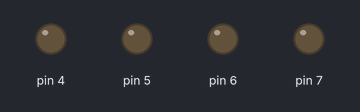
Recording of a sketch running on a simulated Arduino Uno, built with avr-gcc and run on an emulated ATmega328P. Parts: output pins drawn as LEDs (lit = HIGH).

Above: at 0.05 s.
At 1.25 s:
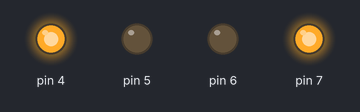
At 2.5 s:
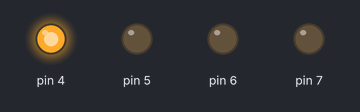
At 3.7 s:
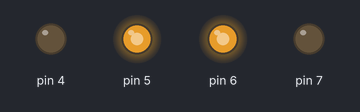
At 4.95 s:
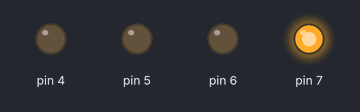
Timing chart, 0 to 6.5 s (numbered marks = the images above):
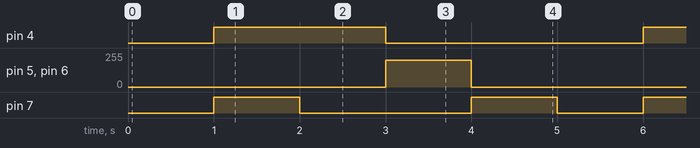

Measured:
- by itself, pin 4: alternates HIGH for 2.0 s and LOW for 3.0 s
- by itself, pin 5, pin 6: alternates 200/255 for 1.0 s and 0/255 for 4.0 s
- by itself, pin 7: repeats every 5.0 s: LOW 2.0 s, HIGH 1.0 s, LOW 1.0 s, HIGH 1.0 s

The sketch:

test_runmotor.ino
```cpp
#include <Servo.h> // library Servo
#include <AFMotor.h> // library Motor
AF_DCMotor motor1(4,0); // MotorRight analog5
AF_DCMotor motor2(5,0); // MotorRight analog5
AF_DCMotor motor3(6,0); // MotorLight analog6
AF_DCMotor motor4(7,0); // MotorLight analog7

void setup() {
  Serial.begin(9600);  // set serial ultrasonic
}

void loop() {
  // put your main code here, to run repeatedly:
  moveStop();
  delay(1000);
  moveForward();
  delay(1000);
  turnRight();
  delay(1000);
  moveBackward();
  delay(1000);
  turnLeft();
  delay(1000);

}
// stop movement
void moveStop() {
  analogWrite(4, 0);      // analog4 on broad & stop_motorRight
  analogWrite(5, 0);      // analog6 on broad & stop_motorLeft
  analogWrite(6, 0);
  analogWrite(7, 0);
}
// moveForward odject.
void moveForward() {
   analogWrite(4, 200); //Forward_motor
   analogWrite(5, 0);
   analogWrite(6, 0);
   analogWrite(7, 225); //Forward_motor

}
// moveRight odject.
void turnRight() {
 analogWrite(4, 200);     //Forward_motorRight
 analogWrite(5, 0);       //stop_motorLeft
 analogWrite(6, 0);
 analogWrite(7, 0);
}
// moveLeft odject.
void turnLeft() {
 analogWrite(4, 0);      //stop_motorRight
 analogWrite(5, 0);      //Forward_motorRight
 analogWrite(6, 0);
 analogWrite(7, 200);
}
// moveBackward odject.
void moveBackward(){
  analogWrite(4, 0);     //moveBackward_motorRight
  analogWrite(5, 200);   //moveBackward_motorRight
  analogWrite(6, 200);
  analogWrite(7, 0);
}
```
